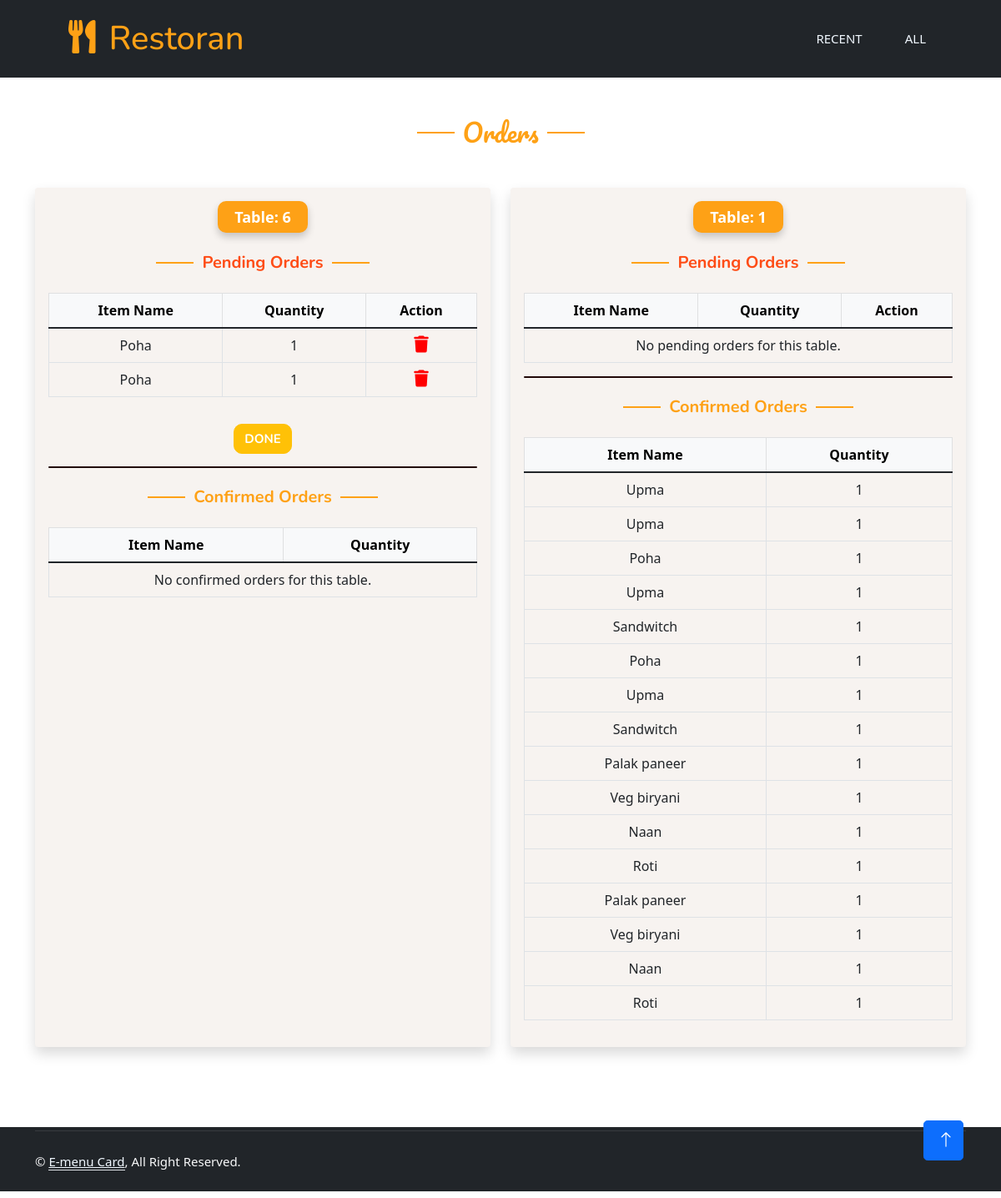
The page /kitchen/ on the database its author committed.
### table/models.py (models this page shows, shortened)
class SubmittedItem(models.Model):
    food_item = models.ForeignKey('FoodItem', on_delete=models.CASCADE)
    name = models.CharField(max_length=255)
    price = models.DecimalField(max_digits=10, decimal_places=2)
    image = models.ImageField(upload_to='Submitted/')
    quantity = models.PositiveIntegerField(default=1)
    total_price = models.DecimalField(max_digits=10, decimal_places=2, blank=True)  # Allow blank and calculate in save()
    tableNumber = models.PositiveIntegerField(default=0)
    status = models.CharField(max_length=10, default='pending')  # Default to pending
    created_at = models.DateTimeField(auto_now_add=True)  # New field to track creation time
    def save(self, *args, **kwargs):
        self.total_price = self.price * self.quantity
        super().save(*args, **kwargs)

### kitchen/views.py (the view)
# urls.py: path('',views.kitchen_home,name='kitchen_home'),
def kitchen_home(request):
    pending_orders = SubmittedItem.objects.filter(status='pending').order_by('tableNumber')
    confirmed_orders = SubmittedItem.objects.filter(status='confirmed').order_by('tableNumber')
    tables_with_orders = {}
    for order in pending_orders:
        table_number = order.tableNumber
        if table_number not in tables_with_orders:
            tables_with_orders[table_number] = {'pending': [], 'confirmed': []}
        tables_with_orders[table_number]['pending'].append(order)
    for order in confirmed_orders:
        table_number = order.tableNumber
        if table_number not in tables_with_orders:
            tables_with_orders[table_number] = {'pending': [], 'confirmed': []}
        tables_with_orders[table_number]['confirmed'].append(order)
    return render(request, 'kitchen/kitchen_home.html', {
        'tables_with_orders': tables_with_orders
    })

### kitchen/templates/kitchen/kitchen_home.html (shortened to what this page needs)
{% extends "kitchen/base.html" %}
{% load static %}
{% block start %}
<div class="container-xxl py-5">
    <div class="container">
        <div class="text-center wow fadeInUp" data-wow-delay="0.1s">
            <h5 class="section-title ff-secondary text-center fw-normal mb-5" style="color: #FEA116; font-size: 30px;">Orders</h5>
            <div class="tab-class text-center wow fadeInUp" data-wow-delay="0.1s">
                <div class="tab-content">
                    <div id="tab-1" class="tab-pane fade show p-0 active">
                        <div class="row g-4">
                            <link rel="stylesheet" href="https://cdn.datatables.net/1.10.21/css/jquery.dataTables.min.css">
                            <body style="background-color: #ffffff;">
                                <div class="container">
                                    <div class="row">
                                        {% for table_number, orders in tables_with_orders.items %}
                                        <div class="col-lg-6 mb-4">
                                            <div class="card border-0 shadow h-100" style="background-color: #f7f3f0;">
                                                <div class="card-body">
                                                    <div class="d-flex justify-content-center align-items-center mb-3">
                                                        <span class="badge" style="background-color: #FEA116; color: white; padding: 10px 20px; border-radius: 10px; font-size: 18px; box-shadow: 0px 5px 10px rgba(0,0,0,0.2);">
                                                            Table: {{ table_number }}
                                                        </span>
                                                    </div>
                                                    <h5 class="section-title text-center mt-2 mb-2" style="color: #fe4c16; font-weight: bold;">Pending Orders</h5>
                                                    <div class="order-info w-100 mt-3">
                                                        <form method="post" action="{% url 'confirm_order' table_number %}">
                                                            <table id="table-{{ table_number }}" class="table table-bordered text-center" style="font-size: 16px;">
                                                                <thead class="table-light">
                                                                    <tr>
                                                                        <th>Item Name</th>
                                                                        <th>Quantity</th>
                                                                        <th>Action</th>
                                                                    </tr>
                                                                </thead>
                                                                <tbody>
                                                                    {% for order in orders.pending %}
                                                                    <tr>
                                                                        <td>{{ order.name }}</td>
                                                                        <td>{{ order.quantity }}</td>
                                                                        <td>
                                                                            <a href="{% url 'delete_order' order.id %}" style="color: red;">
                                                                                <i class="fa-solid fa-trash" style="font-size: 20px;"></i>
                                                                            </a>
                                                                        </td>
                                                                    </tr>
                                                                    {% empty %}
                                                                    <tr>
                                                                        <td colspan="3">No pending orders for this table.</td>
                                                                    </tr>
                                                                    {% endfor %}
                                                                </tbody>
                                                            </table>
                                                            {% if orders.pending %}
                                                            <button type="submit" class="btn btn-warning mt-3" style="font-size: 15px; font-weight: bold; color: white; border-radius: 10px;">
                                                                Done
                                                            </button>
                                                            {% endif %}
                                                        </form>
                                                    </div>
                                                    <div style="height: 2px; background-color: #210808; width: 100%; margin: 15px auto; border-radius: 1px;"></div>
                                                    <h5 class="section-title text-center mt-2 mb-2" style="color: #FEA116; font-weight: bold;">Confirmed Orders</h5>
                                                    <div class="billing-info w-100 mt-3">
                                                        <table class="table table-bordered text-center" style="font-size: 16px;">
                                                            <thead class="table-light">
                                                                <tr>
                                                                    <th>Item Name</th>
                                                                    <th>Quantity</th>
                                                                </tr>
                                                            </thead>
                                                            <tbody>
                                                                {% for order in orders.confirmed %}
                                                                <tr>
                                                                    <td>{{ order.name }}</td>
                                                                    <td>{{ order.quantity }}</td>
                                                                </tr>
                                                                {% empty %}
                                                                <tr>
                                                                    <td colspan="2">No confirmed orders for this table.</td>
                                                                </tr>
                                                                {% endfor %}
                                                            </tbody>
                                                        </table>
                                                    </div>
                                                </div>
                                            </div>
                                        </div>
                                        {% endfor %}
                                    </div>
                                </div>
                            </body>
                        </div>
                    </div>
                </div>
            </div>
        </div>
    </div>
</div>
{% endblock start %}

### static/css/style.css (style rules this page uses)
:root { --primary: #FEA116; --light: #F1F8FF; --dark: #0F172B; }
.ff-secondary { font-family: 'Pacifico', cursive; }
.btn { font-family: 'Nunito', sans-serif; font-weight: 500; text-transform: uppercase; transition: .5s; }
.section-title { position: relative; display: inline-block; }
.section-title::before { position: absolute; content: ""; width: 45px; height: 2px; top: 50%; left: -55px; margin-top: -1px; background: var(--primary); }
.section-title::after { position: absolute; content: ""; width: 45px; height: 2px; top: 50%; right: -55px; margin-top: -1px; background: var(--primary); }

### rows shown on the page
SubmittedItem: name "Poha", quantity "1"
SubmittedItem: name "Poha", quantity "1"
SubmittedItem: name "Upma", quantity "1"
SubmittedItem: name "Upma", quantity "1"
SubmittedItem: name "Poha", quantity "1"
SubmittedItem: name "Upma", quantity "1"
SubmittedItem: name "Sandwitch", quantity "1"
SubmittedItem: name "Poha", quantity "1"
SubmittedItem: name "Upma", quantity "1"
SubmittedItem: name "Sandwitch", quantity "1"
SubmittedItem: name "Palak paneer", quantity "1"
SubmittedItem: name "Veg biryani", quantity "1"
SubmittedItem: name "Naan", quantity "1"
SubmittedItem: name "Roti", quantity "1"
SubmittedItem: name "Palak paneer", quantity "1"
SubmittedItem: name "Veg biryani", quantity "1"
SubmittedItem: name "Naan", quantity "1"
SubmittedItem: name "Roti", quantity "1"

### other values the page prints
{{ table_number }} "6" "1"
